Frame 1 (no input): blank canvas, image omitted
Frame 60 (the mouse pressed at the canvas centre just before this capture): blank canvas, image omitted
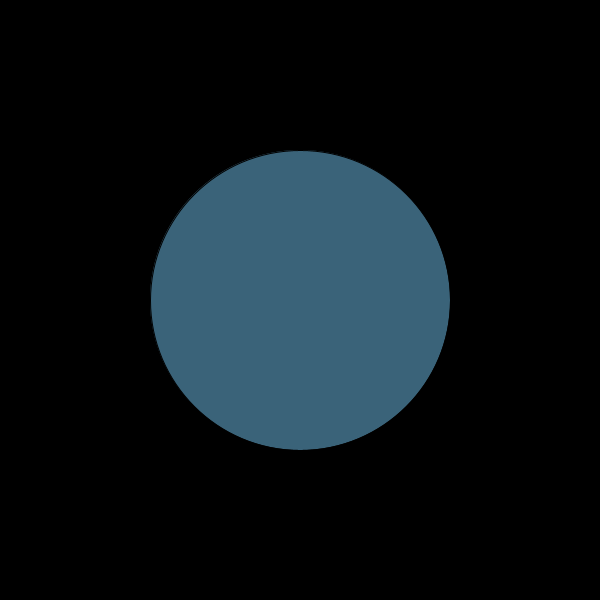
Frame 120 (the mouse held since frame 60 and released just before this capture)

The Processing sketch whose frames 1 and 60 were blank and that drew this single picture after the mouse press (run headless with seeded random() and noise(); from frame 60 on, the mouse is pressed at the canvas centre):

// Processing sketch: Dynamic_Ellipse
// ── Dynamic_Ellipse.pde
//setup happens ONCE
void setup (){
  size(600,600);
  background(0);
}
// draw happens repeatedly
void draw () {
  /*
  fill (255);
  noStroke();
  ellipse(mouseX, mouseY, 20, 20);
  strokeWeight(4);
  stroke(255,0,0);
  line(0 , 0, mouseX, mouseY);
  */
  background(0);
  fill( random(255),random(255),random(255));
  ellipse(width/2, height/2, mouseX, mouseY);
}
